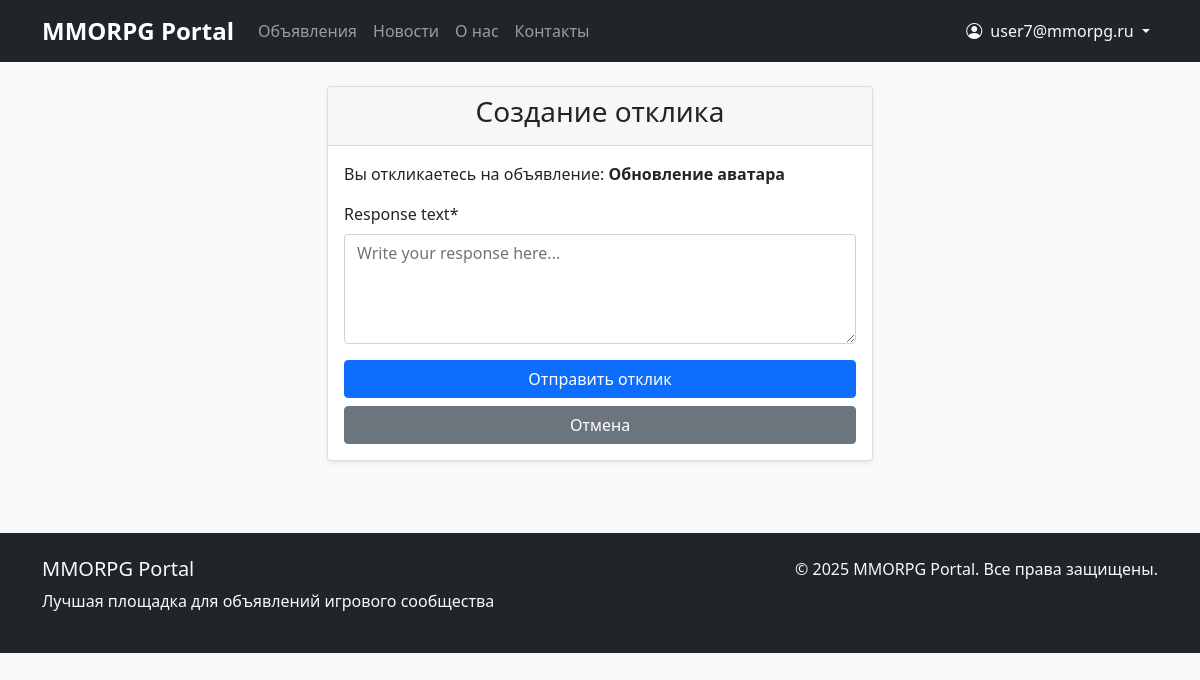
The page /posts/7/respond/ (signed in) on the database as committed earlier.
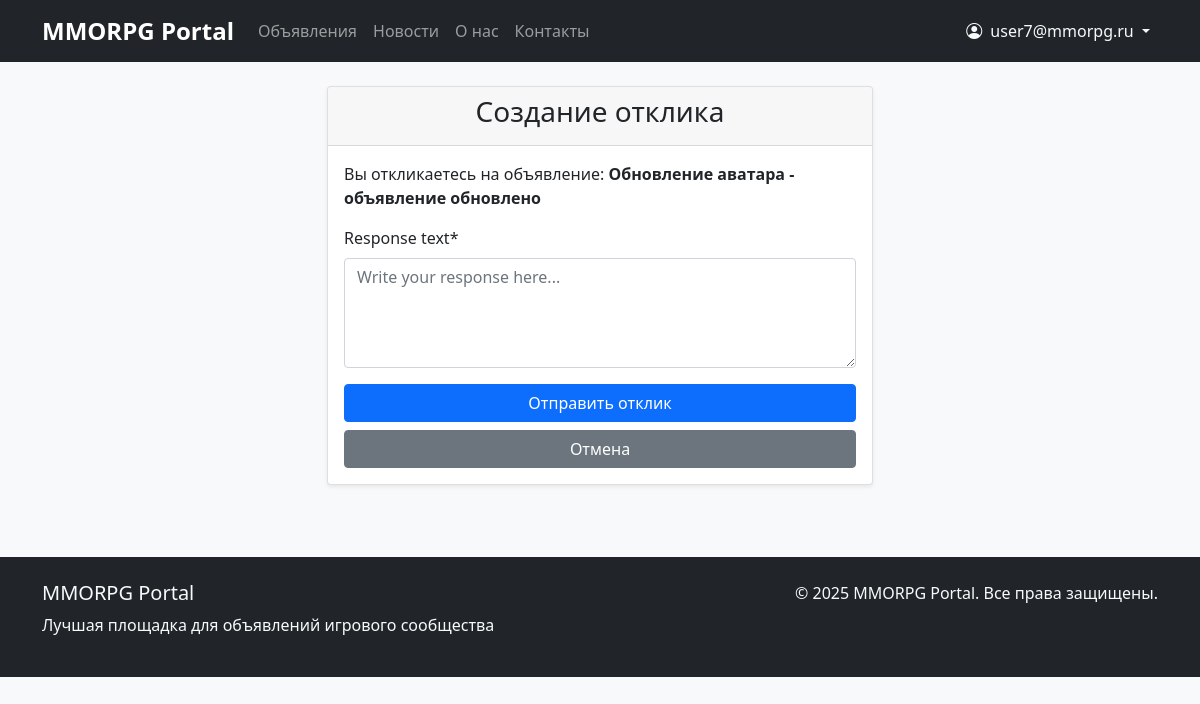
The same page on the database as committed later.
### appNotification/models.py (models this page shows, shortened)
class Post(models.Model):
    CATEGORY_CHOICES = [
        ('tanks', _('Tanks')),
        ('heals', _('Heals')),
        ('dd', _('DD')),
        ('traders', _('Traders')),
        ('guildmasters', _('Guildmasters')),
        ('questgivers', _('Questgivers')),
        ('blacksmiths', _('Blacksmiths')),
        ('tanners', _('Tanners')),
        ('potionmakers', _('Potionmakers')),
        ('spellmasters', _('Spellmasters')),
    ]
    author = models.ForeignKey(User, on_delete=models.CASCADE, related_name='posts')
    category = models.CharField(max_length=20, choices=CATEGORY_CHOICES)
    title = models.CharField(max_length=255, validators=[MinLengthValidator(5)])
    content = RichTextUploadingField(
        verbose_name=_('Content'),
        help_text=_('You can use rich text editor with images, videos and formatting')
    )
    created_at = models.DateTimeField(auto_now_add=True)
    updated_at = models.DateTimeField(auto_now=True)
    subscribers = models.ManyToManyField(User, related_name='subscribed_posts', blank=True)
    image = models.ImageField(
        upload_to='posts/images/',
        blank=True,
        null=True,
        verbose_name=_('Main Image'),
        help_text=_('Main image for the post card')
    )
    video = models.FileField(
        upload_to='posts/videos/',
        blank=True,
        null=True,
        verbose_name=_('Main Video'),
        help_text=_('Main video file (optional)')
    )
    notify_subscribers = models.BooleanField(default=True, verbose_name=_('Notify subscribers'))
    class Meta:
        ordering = ['-created_at']
        verbose_name = _('Post')
        verbose_name_plural = _('Posts')

### appNotification/views.py (the view, shortened to what this page needs)
# urls.py: path('posts/<int:post_id>/respond/', views.ResponseCreateView.as_view(), name='response_create'),
class ResponseCreateView(LoginRequiredMixin, CreateView):
    model = Response
    form_class = ResponseForm
    template_name = 'appNotification/response_create.html'
    def get_context_data(self, **kwargs):
        context = super().get_context_data(**kwargs)
        context['post'] = get_object_or_404(Post, pk=self.kwargs['post_id'])
        return context

### appNotification/forms.py (shortened to what this page needs)
class ResponseForm(forms.ModelForm):
    class Meta:
        model = Response
        fields = ['text']
        widgets = {
            'text': forms.Textarea(attrs={
                'class': 'form-control',
                'rows': 4,
                'placeholder': _('Write your response here...')
            }),
        }
        labels = {
            'text': _('Response text'),
        }

### appNotification/context_processors.py (called while the page is built)
def categories(request):
    return {
        'categories': Category.objects.all(),
        'category_choices': [
            ('tanks', _('Tanks')),
            ('heals', _('Heals')),
            ('dd', _('DD')),
            ('traders', _('Traders')),
            ('guildmasters', _('Guildmasters')),
            ('questgivers', _('Questgivers')),
            ('blacksmiths', _('Blacksmiths')),
            ('tanners', _('Tanners')),
            ('potionmakers', _('Potionmakers')),
            ('spellmasters', _('Spellmasters')),
        ]
    }

### appNotification/templates/appNotification/response_create.html (shortened to what this page needs)
{% extends 'base.html' %}
{% load crispy_forms_tags %}
{% block content %}
<div class="row justify-content-center">
    <div class="col-md-6">
        <div class="card">
            <div class="card-header">
                <h3 class="text-center">Создание отклика</h3>
            </div>
            <div class="card-body">
                <p>Вы откликаетесь на объявление: <strong>{{ post.title }}</strong></p>
                <form method="post">
                    {{ form|crispy }}
                    <div class="d-grid gap-2">
                        <button type="submit" class="btn btn-primary">Отправить отклик</button>
                        <a href="{% url 'post_detail' post.id %}" class="btn btn-secondary">Отмена</a>
                    </div>
                </form>
            </div>
        </div>
    </div>
</div>
{% endblock %}

Rows that differ between the two databases and show on the page:
changed Post: title "Обновление аватара" → "Обновление аватара - объявление обновлено"
